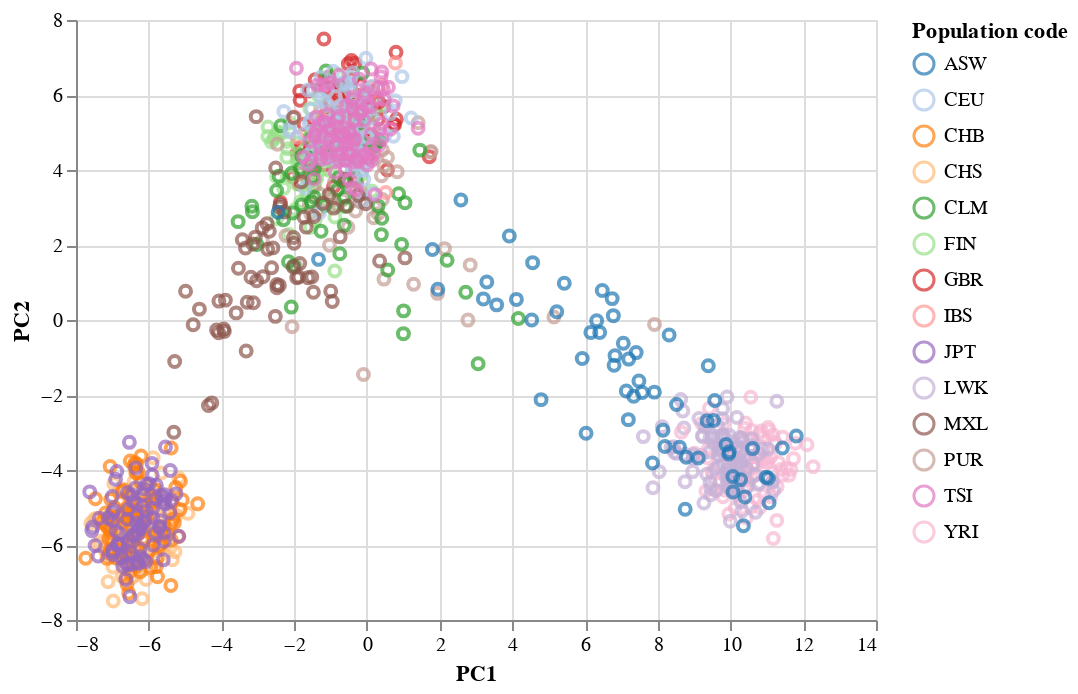

Notebook source saved alongside this figure:
### Code cell
alt.Chart(df_plot).mark_point().encode(
    x='PC1',
    y='PC2',
    color=alt.Color('Population code', scale=alt.Scale(scheme='category20'))
)

### Figure 1 — Vega-Lite specification as saved in the notebook (floating-point values rounded to 4 significant figures; data arrays with more than 128 entries replaced by an {"elided": "..."} marker saying what was removed)
{"config": {"view": {"continuousWidth": 400, "continuousHeight": 300}}, "data": {"name": "data-2edd6b864acf062d09a569b96fca11d7"}, "mark": "point", "encoding": {"color": {"field": "Population code", "scale": {"scheme": "category20"}, "type": "nominal"}, "x": {"field": "PC1", "type": "quantitative"}, "y": {"field": "PC2", "type": "quantitative"}}, "$schema": "https://vega.github.io/schema/vega-lite/v4.17.0.json", "datasets": {"data-2edd6b864acf062d09a569b96fca11d7": {"elided": "1092 records"}}}
